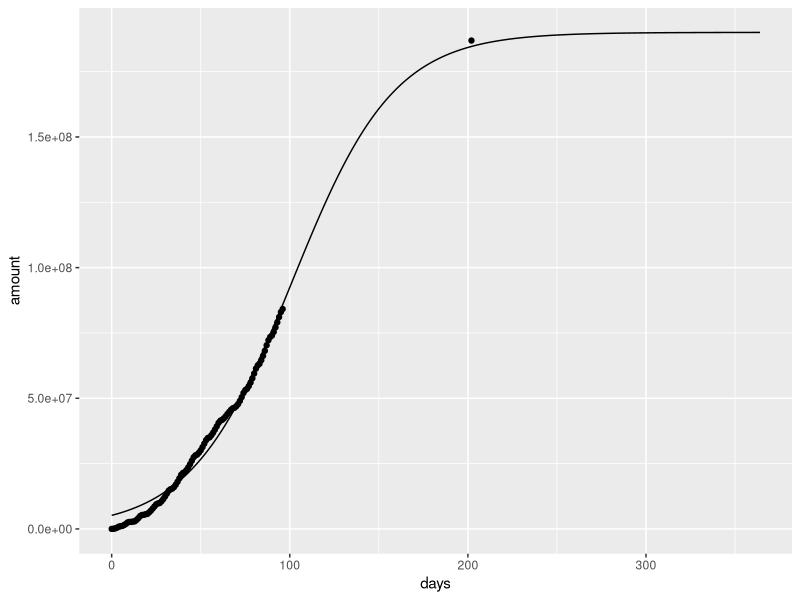
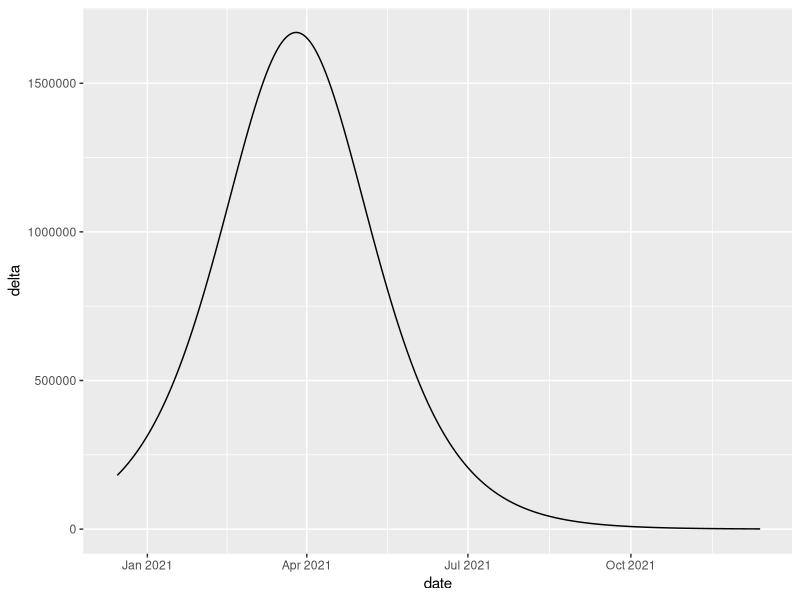

Generate these figures, in order, with R:
library(ggplot2)
library(gtools)
setwd("~/github_repositories/vaccine-tracker")

df = read.csv(file="data-2021-03-25.csv", skip=2, header=T)
df = df[df$Date.Type == "Admin", ]
df = df[df$Program == "US", ]

# cumulative first doses
df = df[,c("Date", "People.Receiving.1.or.More.Doses.Cumulative")]
colnames(df)[1] <- "date"
colnames(df)[2] <- "amount"

df$date <- as.Date(df$date, format="%Y-%m-%d")
df$amount <- as.numeric(df$amount)
df = df[!is.na(df$date), ]
df = df[!is.na(df$amount), ]

df = df[order(df$date),]
start.date = df[1,1]
df$days = as.numeric(difftime(df$date, start.date, units="days"))

population.over.18 = 267000000
df$percent = df$amount/population.over.18

n = dim(df)[1]
df = df[1:(n-5), ]

july.4 = 202
year.1 = 364

milestone.1.date = july.4
proportion.adults = 0.7
df[nrow(df) + 1,] = c(NA, population.over.18 * proportion.adults, milestone.1.date, 1*proportion.adults)
df$date[nrow(df)] = start.date + milestone.1.date;

milestone.2.date = year.1
proportion.adults = 0.9
# df[nrow(df) + 1,] = c(NA, population.over.18 * proportion.adults, milestone.2.date, 1*proportion.adults)
# df$date[nrow(df)] = start.date + milestone.2.date;

fit <- nls(percent ~ SSlogis(days, phi1, phi2, phi3), data=df)

fit.df <- data.frame(days=seq(0,milestone.2.date))
fit.df$date <- start.date + fit.df$days
fit.df$percent <- predict(fit, new=fit.df)
fit.df$amount <- fit.df$percent * population.over.18
fit.df$delta <- fit.df$amount
fit.df$delta[1] <- NA
for (i in 2:nrow(fit.df)) {
  fit.df$delta[i] <- fit.df$amount[i] - fit.df$amount[i - 1]
}

ggplot(df, aes(x=days, y=amount)) +
  geom_point() +
  geom_line(data=fit.df) +
  xlim(0, milestone.2.date)

ggplot(fit.df, aes(x=date, y=delta)) + geom_line()

peak.day = coef(fit)[2]
peak.date = start.date + peak.day
# fit.df$percent[peak.day]
peak.first.doses = fit.df$delta[peak.day]
